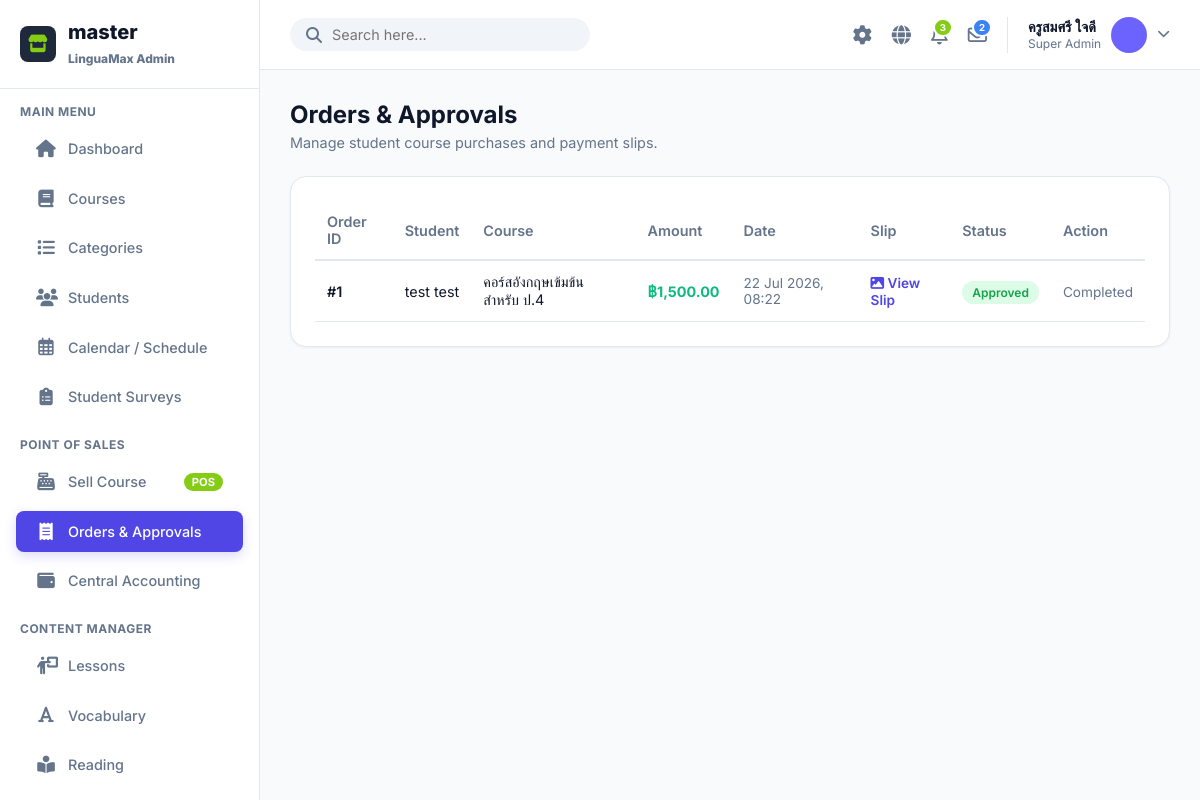
The page /admin/index.php?page=orders (signed in) on the database its author committed.
### tables this page shows
CREATE TABLE `users` (
  `id` int(11) NOT NULL AUTO_INCREMENT,
  `code` varchar(10) NOT NULL,
  `username` varchar(50) DEFAULT NULL,
  `password` varchar(255) DEFAULT NULL,
  `fname` varchar(100) NOT NULL,
  `lname` varchar(100) NOT NULL,
  `nickname` varchar(50) NOT NULL,
  `role` enum('student','admin') DEFAULT 'student',
  `level` enum('beginner','intermediate','advanced') DEFAULT 'beginner',
  `xp` int(11) DEFAULT 0,
  `coins` int(11) DEFAULT 0,
  `avatar_color` varchar(7) DEFAULT '#6C63FF',
  `created_at` timestamp NOT NULL DEFAULT current_timestamp(),
  `updated_at` timestamp NOT NULL DEFAULT current_timestamp() ON UPDATE current_timestamp(),
  `daily_xp_goal` int(11) DEFAULT 50,
  `sound_enabled` tinyint(1) DEFAULT 1,
  `notifications_enabled` tinyint(1) DEFAULT 1,
  `character_id` varchar(50) DEFAULT 'default',
  `profile_pic` varchar(255) DEFAULT NULL,
  PRIMARY KEY (`id`),
  UNIQUE KEY `code` (`code`)
);

CREATE TABLE `orders` (
  `id` int(11) NOT NULL AUTO_INCREMENT,
  `user_id` int(11) NOT NULL,
  `course_id` int(11) NOT NULL,
  `price` decimal(10,2) NOT NULL,
  `slip_image` varchar(255) NOT NULL,
  `status` enum('pending','approved','rejected') DEFAULT 'pending',
  `created_at` timestamp NOT NULL DEFAULT current_timestamp(),
  PRIMARY KEY (`id`),
  KEY `user_id` (`user_id`),
  KEY `course_id` (`course_id`),
  CONSTRAINT `orders_ibfk_1` FOREIGN KEY (`user_id`) REFERENCES `users` (`id`) ON DELETE CASCADE,
  CONSTRAINT `orders_ibfk_2` FOREIGN KEY (`course_id`) REFERENCES `courses` (`id`) ON DELETE CASCADE
);

CREATE TABLE `courses` (
  `id` int(11) NOT NULL AUTO_INCREMENT,
  `course_code` varchar(50) DEFAULT NULL,
  `title` varchar(255) NOT NULL,
  `description` text DEFAULT NULL,
  `category` varchar(100) NOT NULL,
  `sub_category` varchar(100) DEFAULT '',
  `grade_level` varchar(50) DEFAULT 'ทั้งหมด',
  `course_month` varchar(50) DEFAULT NULL,
  `instructor` varchar(255) NOT NULL,
  `price` decimal(10,2) NOT NULL DEFAULT 0.00,
  `image_url` varchar(255) DEFAULT NULL,
  `is_published` tinyint(1) DEFAULT 0,
  `created_at` timestamp NOT NULL DEFAULT current_timestamp(),
  PRIMARY KEY (`id`)
);

### admin/page/orders.php (the view, shortened to what this page needs)
<?php
$stmt = $db->query("
    SELECT o.*, u.fname, u.lname, u.username, c.title as course_title
    FROM orders o
    JOIN users u ON o.user_id = u.id
    JOIN courses c ON o.course_id = c.id
    ORDER BY o.created_at DESC
");
$orders = $stmt->fetchAll();
?>
<div class="page-header">
    <div>
        <h1 class="page-title">Orders & Approvals</h1>
        <p style="color: var(--text-muted); font-size: 0.9rem; margin-top: 5px;">Manage student course purchases and payment slips.</p>
    </div>
</div>
<div class="card">
    <table style="width: 100%; text-align: left; border-collapse: collapse;">
        <thead>
            <tr style="border-bottom: 2px solid var(--border);">
                <th style="padding: 12px; color: var(--text-muted);">Order ID</th>
                <th style="padding: 12px; color: var(--text-muted);">Student</th>
                <th style="padding: 12px; color: var(--text-muted);">Course</th>
                <th style="padding: 12px; color: var(--text-muted);">Amount</th>
                <th style="padding: 12px; color: var(--text-muted);">Date</th>
                <th style="padding: 12px; color: var(--text-muted);">Slip</th>
                <th style="padding: 12px; color: var(--text-muted);">Status</th>
                <th style="padding: 12px; color: var(--text-muted);">Action</th>
            </tr>
        </thead>
        <tbody>
            <?php foreach($orders as $o): ?>
            <tr style="border-bottom: 1px solid var(--border);">
                <td style="padding: 12px; font-weight: 600;">#<?= $o['id'] ?></td>
                <td style="padding: 12px;">
                    <div><?= htmlspecialchars($o['fname'] . ' ' . $o['lname']) ?></div>
                </td>
                <td style="padding: 12px;"><?= htmlspecialchars($o['course_title']) ?></td>
                <td style="padding: 12px; font-weight: 700; color: #10B981;">฿<?= number_format($o['price'], 2) ?></td>
                <td style="padding: 12px; font-size: 0.85rem; color: var(--text-muted);"><?= date('d M Y, H:i', strtotime($o['created_at'])) ?></td>
                <td style="padding: 12px;">
                    <a href="../<?= htmlspecialchars($o['slip_image']) ?>" target="_blank" style="color: var(--primary); text-decoration: none; font-size: 0.85rem; font-weight: 600;">
                        <i class="fa-solid fa-image"></i> View Slip
                    </a>
                </td>
                <td style="padding: 12px;">
                    <?php if($o['status'] === 'pending'): ?>
                        <span style="background:#FEF9C3;color:#CA8A04;padding:4px 10px;border-radius:20px;font-size:0.75rem;font-weight:600;">Pending</span>
                    <?php elseif($o['status'] === 'approved'): ?>
                        <span style="background:#DCFCE7;color:#16A34A;padding:4px 10px;border-radius:20px;font-size:0.75rem;font-weight:600;">Approved</span>
                    <?php else: ?>
                        <span style="background:#FEE2E2;color:#DC2626;padding:4px 10px;border-radius:20px;font-size:0.75rem;font-weight:600;">Rejected</span>
                    <?php endif; ?>
                </td>
                <td style="padding: 12px;">
                    <?php if($o['status'] === 'pending'): ?>
                    <form method="POST" style="display: flex; gap: 5px;">
                        <input type="hidden" name="order_id" value="<?= $o['id'] ?>">
                        <button type="submit" name="status" value="approved" class="btn btn-sm btn-success" style="padding: 6px 10px;" onclick="return confirm('Approve order #<?= $o['id'] ?>?');">Approve</button>
                        <button type="submit" name="status" value="rejected" class="btn btn-sm" style="background:#EF4444; color:white; padding: 6px 10px;" onclick="return confirm('Reject order #<?= $o['id'] ?>?');">Reject</button>
                    </form>
                    <?php else: ?>
                        <span style="color: var(--text-muted); font-size: 0.85rem;">Completed</span>
                    <?php endif; ?>
                </td>
            </tr>
            <?php endforeach; ?>
        </tbody>
    </table>
</div>

### admin/includes/topbar.php (shortened to what this page needs)
<?php
$stmt = $db->query("SELECT * FROM users WHERE role='admin' LIMIT 1");
$admin_profile = $stmt->fetch();
$admin_name = $admin_profile ? $admin_profile['fname'] . ' ' . $admin_profile['lname'] : 'Patricia Peter';
$admin_avatar = $admin_profile['avatar_color'] ?? '#64748B';
$stmt = $db->query("SELECT COUNT(*) FROM admin_notifications WHERE is_read=0");
$unread_notifs = $stmt->fetchColumn();
$stmt = $db->query("SELECT COUNT(*) FROM admin_messages WHERE is_read=0");
$unread_msgs = $stmt->fetchColumn();
?>
<div class="topbar">
    <form class="search-bar" action="" method="GET">
        <i class="fa-solid fa-magnifying-glass" onclick="this.parentNode.submit()" style="cursor:pointer;"></i>
        <input type="text" name="q" placeholder="Search here..." value="<?= htmlspecialchars($_GET['q'] ?? '') ?>" required>
    </form>
    <div class="topbar-actions">
        <div class="action-icon" id="themeToggle" onclick="toggleTheme()" title="Toggle Dark Mode">
            <i class="fa-solid fa-gear"></i>
        </div>
        <div class="action-icon dropdown-trigger" data-target="langDropdown" title="Change Language">
            <i class="fa-solid fa-globe"></i>
        </div>
        <div class="action-icon dropdown-trigger" data-target="notifDropdown" title="Notifications">
            <?php if($unread_notifs > 0): ?>
            <span class="action-badge" style="background:#84cc16; color:white;"><?= $unread_notifs ?></span>
            <?php endif; ?>
        </div>
        <div class="action-icon dropdown-trigger" data-target="msgDropdown" title="Messages">
            <?php if($unread_msgs > 0): ?>
            <span class="action-badge" style="background:#3B82F6; color:white;"><?= $unread_msgs ?></span>
            <?php endif; ?>
        </div>
        <div class="profile dropdown-trigger" data-target="profileDropdown" style="cursor:pointer;">
            <div class="profile-info">
                <span class="profile-name"><?= htmlspecialchars($admin_name) ?></span>
                <span class="profile-role">Super Admin</span>
            </div>
            <div class="profile-img" style="background:<?= $admin_avatar ?>;"></div>
            <i class="fa-solid fa-chevron-down" style="font-size:0.8rem; color:var(--text-muted);"></i>
        </div>
    </div>
</div>

### admin/asset/css/style.css (style rules this page uses)
:root { --primary: #4F46E5; --primary-light: #E0E7FF; --secondary: #10B981; --bg: #F8FAFC; --surface: #FFFFFF; --text-main: #0F172A; --text-muted: #64748B; --border: #E2E8F0; --sidebar-width: 260px; --topbar-height: 70px; }
* { box-sizing: border-box; margin: 0; padding: 0; font-family: 'Inter', 'Prompt', sans-serif; }
body { background: var(--bg); color: var(--text-main); display: flex; height: 100vh; overflow: hidden; }
.topbar { height: var(--topbar-height); background: var(--surface); border-bottom: 1px solid var(--border); display: flex; align-items: center; justify-content: space-between; padding: 0 30px; }
.search-bar { display: flex; align-items: center; background: #F1F5F9; border-radius: 20px; padding: 8px 16px; width: 300px; }
.search-bar i { color: var(--text-muted); margin-right: 10px; }
.search-bar input { border: none; background: transparent; outline: none; width: 100%; font-size: 0.9rem; color: var(--text-main); }
.topbar-actions { display: flex; align-items: center; gap: 20px; }
.action-icon { color: var(--text-muted); font-size: 1.2rem; cursor: pointer; position: relative; }
.action-badge { position: absolute; top: -5px; right: -5px; background: #84CC16; color: white; font-size: 0.6rem; padding: 2px 5px; border-radius: 10px; font-weight: 700; border: 2px solid white; }
.profile { display: flex; align-items: center; gap: 10px; cursor: pointer; border-left: 1px solid var(--border); padding-left: 20px; }
.profile-img { width: 36px; height: 36px; border-radius: 50%; background: #CBD5E1; }
.profile-info { display: flex; flex-direction: column; }
.profile-name { font-weight: 600; font-size: 0.9rem; }
.profile-role { font-size: 0.75rem; color: var(--text-muted); }
.page-header { display: flex; justify-content: space-between; align-items: center; margin-bottom: 25px; }
.page-title { font-size: 1.5rem; font-weight: 700; color: var(--text-main); }
.card { background: var(--surface); border-radius: 16px; padding: 24px; box-shadow: 0 1px 3px rgba(0,0,0,0.05); border: 1px solid var(--border); margin-bottom: 20px; }
table { width: 100%; border-collapse: collapse; }
th, td { padding: 16px 12px; text-align: left; border-bottom: 1px solid var(--border); font-size: 0.9rem; }
th { color: var(--text-muted); font-weight: 600; border-bottom: 2px solid var(--border); }
.dropdown-trigger { position: relative; cursor: pointer; }

### rows shown on the page
users: admin_name "ครูสมศรี ใจดี"
orders: id "1", user.lname "test test", course.title "คอร์สอังกฤษเข้มข้น สำหรับ ป.4", price "1,500.00", created_at "22 Jul 2026, 08:22", status "Approved"

### other values the page prints
$unread_notifs "3"
$unread_msgs "2"
